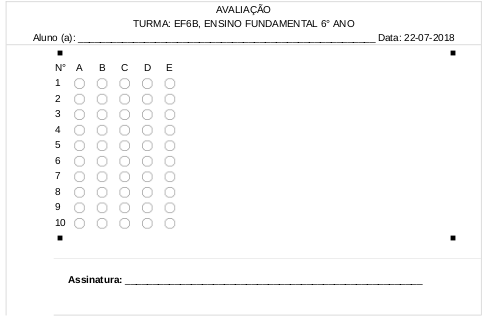
#> input picture lessons/dataset/imgs/gabarito_template_geral.png, 485 x 319 px
$ jupyter execute --allow-errors '0 - patterns-pictures(off).ipynb'   (text cells are left out)
#> lines starting #> are read from the running program, lines starting #| are printed output that depends on the picture; after the words box and inside, x2 and y2 are one past the last pixel; in counts of white or black regions, pixels touching at a corner belong together
[cell 1]
#importa todas as bibliotecas usadas
import matplotlib.pyplot as plt
import numpy as np
import cv2 as cv

[cell 2]
#Carregando gabarito base em escala de cinza
gBase = cv.imread('dataset/imgs/gabarito_template_geral.png', cv.IMREAD_GRAYSCALE)
#> gBase is the input picture: shape (319, 485); min 0, max 255, mean 251

[cell 3]
plt.imshow(gBase)
plt.show()

[cell 4]
gPreenchido = cv.imread('dataset/imgs/gabarito_template_geral_preenchido.png', cv.IMREAD_GRAYSCALE)
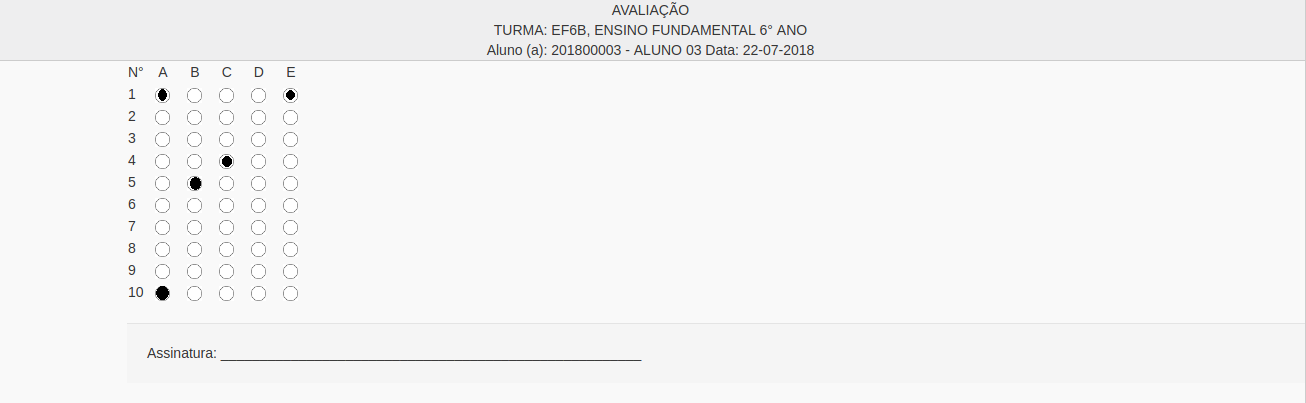
#> input picture lessons/dataset/imgs/gabarito_template_geral_preenchido.png, 1306 x 403 px
#> gPreenchido: shape (403, 1306); min 0, max 255, mean 245

[cell 5]
plt.imshow(gPreenchido)
plt.show()

#> (a cell that did not finish here is left out)

#> (a cell that did not finish here is left out)

[cell 8]
kernel = np.ones((5,5),np.uint8) #definindo o quadrado para cobrir as falhas

#> (a cell that did not finish here is left out)

#> (a cell that did not finish here is left out)

[cell 11]
def find_shapes(img):
    # Configuração dos parâmetros do SimpleBlobDetector.
    params = cv.SimpleBlobDetector_Params()

    # Alterar limites
    params.minThreshold = 100;
    params.maxThreshold = 5000;

    # Filtrar por Área.
    params.filterByArea = True
    params.minArea = 20

    # Filtrar por Circularidade
    params.filterByCircularity = False
    params.minCircularity = 0.785

    # Filtrar por convexidade
    params.filterByConvexity = False
    params.minConvexity = 0.87

    # Filtrar por Inércia
    params.filterByInertia = True
    params.minInertiaRatio = 0.01

    # Criando o detector baseado na versão do CV
    is_cv3 = cv.__version__.startswith("3.")
    if is_cv3:
        detector = cv.SimpleBlobDetector_create()
    else:
        detector = cv.SimpleBlobDetector()

    #Detectando corpos
    keypoints = detector.detect(img)

    # Criando nova imagem com os elementos identificandos pelo detector
    im_with_keypoints = cv.drawKeypoints(img, keypoints, np.array([]),
            (0,0,255), cv.DRAW_MATCHES_FLAGS_DRAW_RICH_KEYPOINTS)
    cv.imwrite("dataset/imgs/identificadas/shapes.jpg", im_with_keypoints);

#> (a cell that did not finish here is left out)

[cell 13]
img = cv.imread('dataset/imgs/identificadas/shapes.jpg', cv.IMREAD_GRAYSCALE)
#> (the rest of this cell did not finish here and is left out)

#> (a cell that did not finish here is left out)

#> (a cell that did not finish here is left out)

[cell 16]
import cv2
import numpy as np

cap = cv2.VideoCapture(0)

while(True):
    ret, frame = cap.read()
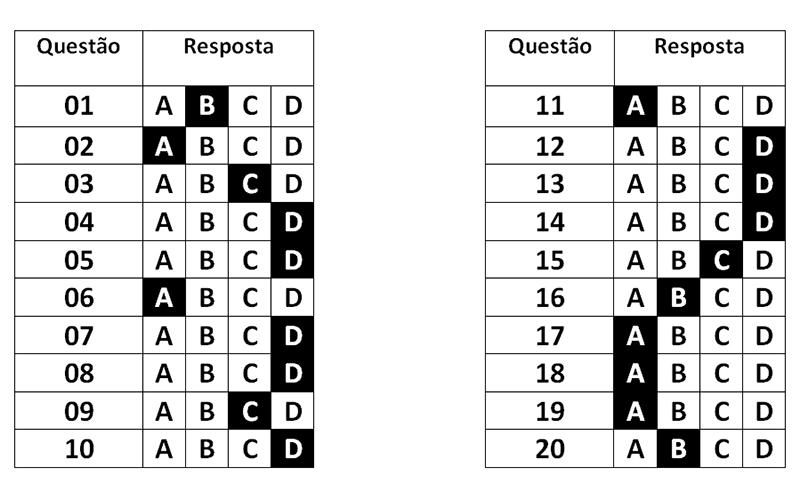
#> input picture lessons/dataset/imgs/gabarito_colunas_simples_preenchidas.jpg, 800 x 500 px, given in place of the camera
#> frame is the input picture: shape (500, 800, 3); min 0, max 255, mean 219.7
    gray = cv2.cvtColor(frame, cv2.COLOR_BGR2GRAY)
    #frame = cv2.flip(frame,1)
    _,frame_bin = cv2.threshold(gray, 0, 255, cv2.THRESH_TOZERO) #tornando a diferença uma img binária
    th2 = cv2.adaptiveThreshold(gray,255,cv2.ADAPTIVE_THRESH_MEAN_C, cv2.THRESH_BINARY,11,2)
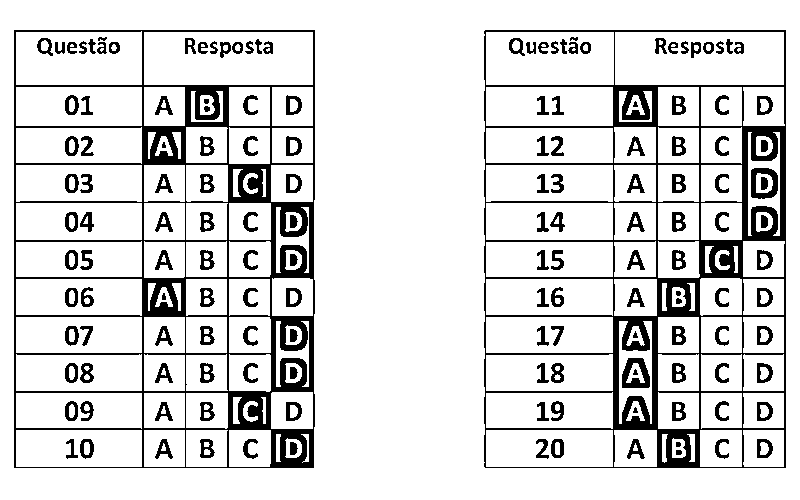
#> th2: shape (500, 800); 85.5% white; 156 black regions (1 under 20 px), largest, box (x1, y1, x2, y2) and area: (14, 30, 315, 468) 19911, (484, 30, 786, 468) 18791, (622, 358, 650, 388) 512
    th3 = cv2.adaptiveThreshold(frame_bin,255,cv2.ADAPTIVE_THRESH_GAUSSIAN_C,cv2.THRESH_BINARY,11,2)
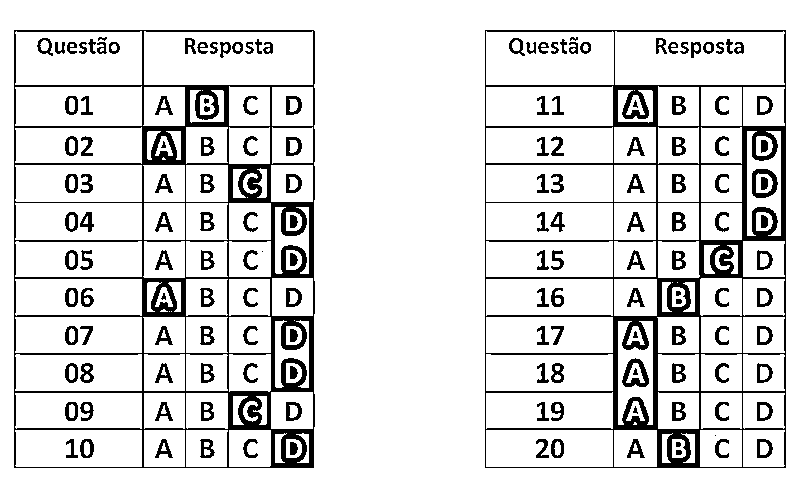
#> th3: shape (500, 800); 86.9% white; 158 black regions (2 under 20 px), largest, box (x1, y1, x2, y2) and area: (14, 30, 315, 468) 18049, (485, 30, 786, 468) 16333, (622, 358, 649, 387) 374
    cv2.imshow("frame_bin",frame_bin)
    cv2.imshow("th2",th2)
    cv2.imshow("th3",th3)
    if (cv2.waitKey(1) & 0xFF == ord('q')):
#> (key q is pressed here)
        break

cap.release()
cv2.destroyAllWindows()
